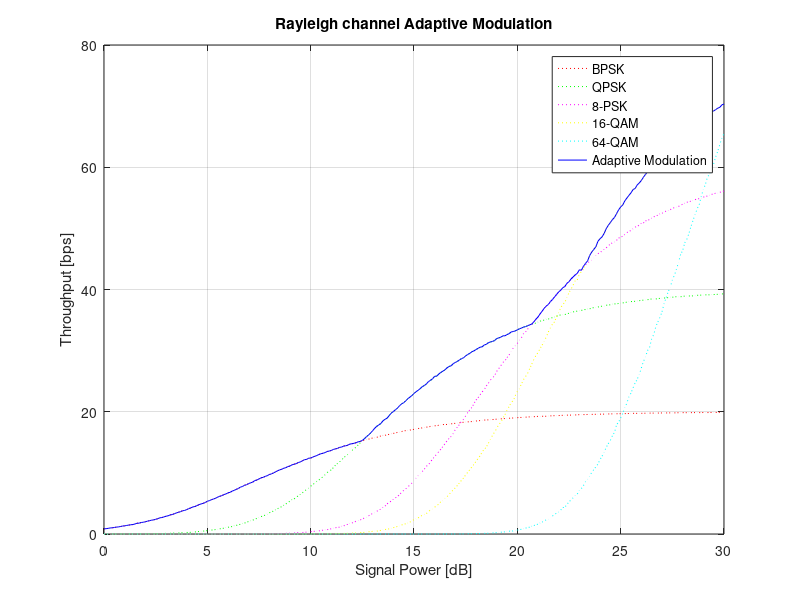

Write the MATLAB code that produced this figure.
Throughput=load("Rayleigh_Coherent.mat");
Rayleigh=[Throughput.BP_rayleigh; Throughput.QP_rayleigh; ...
    Throughput.P8_rayleigh; Throughput.Q16_rayleigh; Throughput.Q64_rayleigh];

P_db=0:0.1:30;
rayleigh_amc=zeros(1,length(P_db));
for i=1:length(P_db)
    rayleigh_amc(i)=max(Rayleigh(:,i));
end

plot(P_db,Throughput.BP_rayleigh,':r'); hold on; grid on;
plot(P_db,Throughput.QP_rayleigh,':g');
plot(P_db,Throughput.P8_rayleigh,':m');
plot(P_db,Throughput.Q16_rayleigh,':y');
plot(P_db,Throughput.Q64_rayleigh,':c');
plot(P_db, rayleigh_amc,'-b');

title("Rayleigh channel Adaptive Modulation")
xlabel("Signal Power [dB]");
ylabel("Throughput [bps]");
legend("BPSK", "QPSK","8-PSK","16-QAM","64-QAM","Adaptive Modulation")